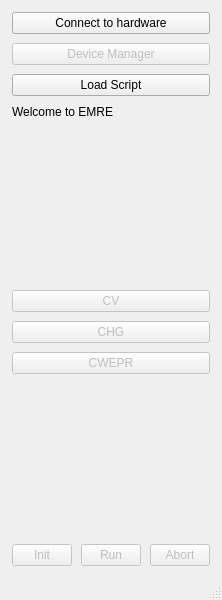
<?xml version="1.0" encoding="UTF-8"?>
<ui version="4.0">
 <class>MainWindow</class>
 <widget class="QMainWindow" name="MainWindow">
  <property name="geometry">
   <rect>
    <x>0</x>
    <y>0</y>
    <width>222</width>
    <height>600</height>
   </rect>
  </property>
  <property name="cursor">
   <cursorShape>ArrowCursor</cursorShape>
  </property>
  <property name="mouseTracking">
   <bool>false</bool>
  </property>
  <property name="windowTitle">
   <string>Electron Magnetic Resonance Environment v.2.1</string>
  </property>
  <property name="windowIcon">
   <iconset>
    <normaloff>icons/icon.png</normaloff>icons/icon.png</iconset>
  </property>
  <property name="autoFillBackground">
   <bool>false</bool>
  </property>
  <widget class="QWidget" name="centralwidget">
   <layout class="QGridLayout" name="gridLayout">
    <property name="leftMargin">
     <number>12</number>
    </property>
    <property name="topMargin">
     <number>12</number>
    </property>
    <property name="rightMargin">
     <number>12</number>
    </property>
    <property name="bottomMargin">
     <number>12</number>
    </property>
    <property name="spacing">
     <number>9</number>
    </property>
    <item row="0" column="0">
     <layout class="QHBoxLayout" name="horizontalLayout_2">
      <property name="sizeConstraint">
       <enum>QLayout::SetNoConstraint</enum>
      </property>
      <item>
       <layout class="QVBoxLayout" name="verticalLayout">
        <item>
         <widget class="QPushButton" name="connect_button">
          <property name="maximumSize">
           <size>
            <width>200</width>
            <height>16777215</height>
           </size>
          </property>
          <property name="cursor">
           <cursorShape>PointingHandCursor</cursorShape>
          </property>
          <property name="text">
           <string>Connect to hardware</string>
          </property>
         </widget>
        </item>
        <item>
         <widget class="QPushButton" name="devman_button">
          <property name="enabled">
           <bool>false</bool>
          </property>
          <property name="maximumSize">
           <size>
            <width>200</width>
            <height>16777215</height>
           </size>
          </property>
          <property name="text">
           <string>Device Manager</string>
          </property>
         </widget>
        </item>
        <item>
         <widget class="QPushButton" name="load_button">
          <property name="maximumSize">
           <size>
            <width>200</width>
            <height>16777215</height>
           </size>
          </property>
          <property name="text">
           <string>Load Script</string>
          </property>
         </widget>
        </item>
        <item>
         <widget class="QLabel" name="infoLabel">
          <property name="maximumSize">
           <size>
            <width>200</width>
            <height>16777215</height>
           </size>
          </property>
          <property name="text">
           <string>Welcome to EMRE</string>
          </property>
         </widget>
        </item>
        <item>
         <spacer name="verticalSpacer_2">
          <property name="orientation">
           <enum>Qt::Vertical</enum>
          </property>
          <property name="sizeHint" stdset="0">
           <size>
            <width>20</width>
            <height>40</height>
           </size>
          </property>
         </spacer>
        </item>
        <item>
         <widget class="QPushButton" name="CV_button">
          <property name="enabled">
           <bool>false</bool>
          </property>
          <property name="maximumSize">
           <size>
            <width>200</width>
            <height>16777215</height>
           </size>
          </property>
          <property name="text">
           <string>CV</string>
          </property>
         </widget>
        </item>
        <item>
         <widget class="QPushButton" name="CHG_button">
          <property name="enabled">
           <bool>false</bool>
          </property>
          <property name="maximumSize">
           <size>
            <width>200</width>
            <height>16777215</height>
           </size>
          </property>
          <property name="text">
           <string>CHG</string>
          </property>
         </widget>
        </item>
        <item>
         <widget class="QPushButton" name="CWEPR_button">
          <property name="enabled">
           <bool>false</bool>
          </property>
          <property name="text">
           <string>CWEPR</string>
          </property>
         </widget>
        </item>
        <item>
         <spacer name="verticalSpacer">
          <property name="orientation">
           <enum>Qt::Vertical</enum>
          </property>
          <property name="sizeHint" stdset="0">
           <size>
            <width>20</width>
            <height>40</height>
           </size>
          </property>
         </spacer>
        </item>
        <item>
         <layout class="QHBoxLayout" name="horizontalLayout">
          <property name="sizeConstraint">
           <enum>QLayout::SetDefaultConstraint</enum>
          </property>
          <item>
           <widget class="QPushButton" name="initialize_button">
            <property name="enabled">
             <bool>false</bool>
            </property>
            <property name="sizePolicy">
             <sizepolicy hsizetype="Minimum" vsizetype="Fixed">
              <horstretch>0</horstretch>
              <verstretch>0</verstretch>
             </sizepolicy>
            </property>
            <property name="maximumSize">
             <size>
              <width>60</width>
              <height>16777215</height>
             </size>
            </property>
            <property name="text">
             <string>Init</string>
            </property>
           </widget>
          </item>
          <item>
           <widget class="QPushButton" name="run_button">
            <property name="enabled">
             <bool>false</bool>
            </property>
            <property name="maximumSize">
             <size>
              <width>60</width>
              <height>16777215</height>
             </size>
            </property>
            <property name="contextMenuPolicy">
             <enum>Qt::NoContextMenu</enum>
            </property>
            <property name="text">
             <string>Run</string>
            </property>
           </widget>
          </item>
          <item>
           <widget class="QPushButton" name="abort_button">
            <property name="enabled">
             <bool>false</bool>
            </property>
            <property name="maximumSize">
             <size>
              <width>60</width>
              <height>16777215</height>
             </size>
            </property>
            <property name="text">
             <string>Abort</string>
            </property>
           </widget>
          </item>
         </layout>
        </item>
       </layout>
      </item>
     </layout>
    </item>
   </layout>
  </widget>
  <widget class="QMenuBar" name="menubar">
   <property name="geometry">
    <rect>
     <x>0</x>
     <y>0</y>
     <width>222</width>
     <height>22</height>
    </rect>
   </property>
  </widget>
  <widget class="QStatusBar" name="statusbar"/>
 </widget>
 <resources/>
 <connections/>
</ui>
